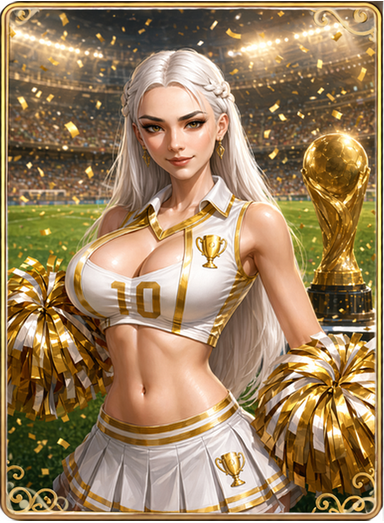
#> input picture KB/产出-本地化与美术/X3/世界杯纪念卡/WC_MemorialCard_img_big_79.png, 384 x 523 px, given in place of WC_r3_front_v1.png, which was not available
$ python _gen_256_fit.py
#> lines starting #> are read from the running program, lines starting #| are printed output that depends on the picture; after the words box and inside, x2 and y2 are one past the last pixel; in counts of white or black regions, pixels touching at a corner belong together; pictures that were not available may be replaced by others from this repository, and a replacement may not be noted
# -*- coding: utf-8 -*-
from PIL import Image, ImageDraw
import numpy as np

DIR = r"C:\ADHD_agent\KB\产出-本地化与美术\X3\世界杯纪念卡"
SRC_FRONT = DIR + r"\候选_轮3\WC_r3_front_v1.png"
# TARGET rotated bbox from hist 256_76: x(35,222) y(20,235) -> w188 h216 (avg of samples ~188x216)
TGT_W, TGT_H = 188, 215
TGT_CX, TGT_CY = (35+222)/2.0, (20+235)/2.0  # 128.5, 127.5
ANG = 9.0  # clockwise tilt

def rounded_mask(w,h,rad):
    m=Image.new("L",(w,h),0); ImageDraw.Draw(m).rounded_rectangle([0,0,w-1,h-1],radius=rad,fill=255); return m

import math
ca, sa = math.cos(math.radians(ANG)), math.sin(math.radians(ANG))
# rotated bbox of upright CWxCH: W = CW*ca + CH*sa ; H = CW*sa + CH*ca
# solve for CW,CH given target W,H
# two eqs: TGT_W = CW*ca+CH*sa ; TGT_H = CW*sa+CH*ca
A=np.array([[ca,sa],[sa,ca]])
sol=np.linalg.solve(A, np.array([TGT_W,TGT_H]))
CW,CH=int(round(sol[0])),int(round(sol[1]))
print("upright card size ->",CW,CH,"aspect",round(CW/CH,3))

src=Image.open(SRC_FRONT).convert("RGB")
sw,sh=src.size
#> sw = 384; sh = 523
scale=max(CW/sw,CH/sh)
#> scale = 0.417
rs=src.resize((int(round(sw*scale)),int(round(sh*scale))),Image.LANCZOS)
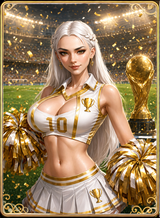
#> rs: PIL image 160x218 RGB; mean R, G, B 155, 128.4, 93.4
nw,nh=rs.size
#> nw = 160; nh = 218
card=rs.crop(((nw-CW)//2,(nh-CH)//2,(nw-CW)//2+CW,(nh-CH)//2+CH)).convert("RGBA")
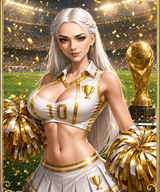
#> card: PIL image 160x192 RGBA; mean R, G, B, A 157.8, 130.5, 94.7, 255
card.putalpha(rounded_mask(CW,CH,12))
#> in rounded_mask, `m = Image.new('L', (w, h), 0)`: m: PIL image 160x192 L; every value is 0
#> in rounded_mask, `ImageDraw.Draw(m).rounded_rectangle([0, 0, w - 1, h - 1], radius=rad, `:
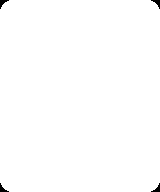
#> m: PIL image 160x192 L; 99.6% white; 4 black regions, box (x1, y1, x2, y2) and area: (0, 0, 9, 9) 34, (151, 0, 160, 9) 34, (0, 183, 9, 192) 34, (151, 183, 160, 192) 34
rot=card.rotate(-ANG,resample=Image.BICUBIC,expand=True)
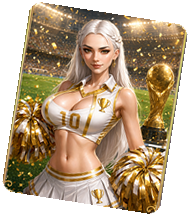
#> rot: PIL image 190x216 RGBA; mean R, G, B, A 117.4, 97.1, 70.3, 190.1; transparent parts drawn white
canvas=Image.new("RGBA",(256,256),(0,0,0,0))
#> canvas: PIL image 256x256 RGBA; every value is 0
rw,rh=rot.size
#> rw = 190; rh = 216
# place so center of rotated content at TGT_CX,TGT_CY
px=int(round(TGT_CX - rw/2.0)); py=int(round(TGT_CY - rh/2.0))
#> after `px = int(round(TGT_CX - rw / 2.0))`: px = 34
#> after `py = int(round(TGT_CY - rh / 2.0))`: py = 20
canvas.alpha_composite(rot,(px,py))
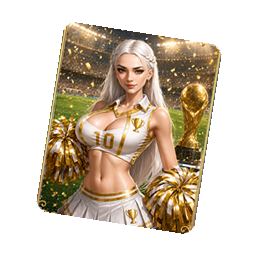
#> canvas: PIL image 256x256 RGBA; mean R, G, B, A 73.5, 60.8, 44, 119; transparent parts drawn white
out=DIR+r"\WC_MemorialCard_Aerisia_FINAL.png"
canvas.save(out)
a=np.array(canvas)[:,:,3]; ys,xs=np.where(a>10)
#> after `a = np.array(canvas)[:, :, 3]`:
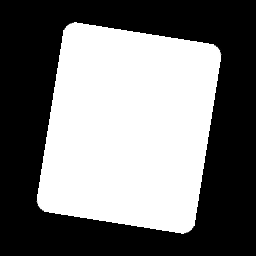
#> a: shape (256, 256); min 0, max 255, mean 119
print("256 bbox",(int(xs.min()),int(ys.min()),int(xs.max()),int(ys.max())),
      "corners",int(a[0,0]),int(a[0,-1]),int(a[-1,0]),int(a[-1,-1]))
#| 256 bbox (36, 22, 221, 233) corners 0 0 0 0
print("HIST target bbox (35,20,222,235)")
